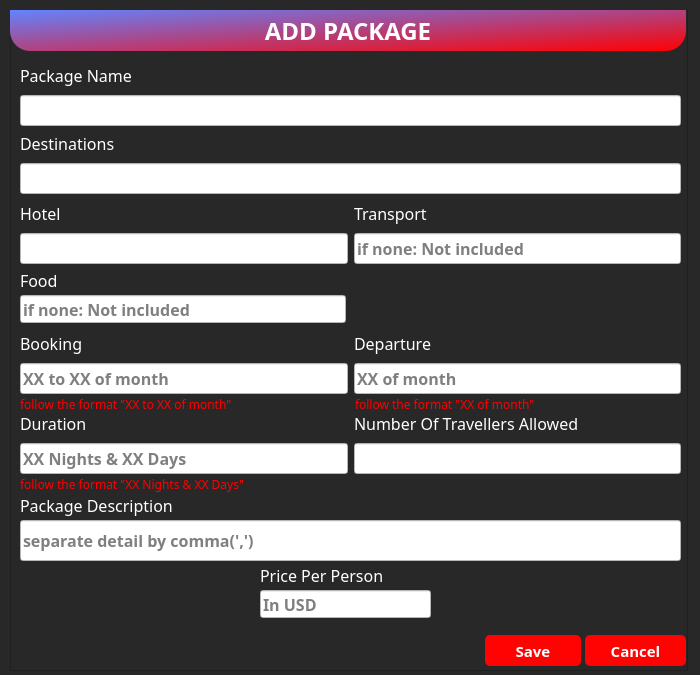
<?xml version="1.0" encoding="UTF-8"?>
<ui version="4.0">
 <class>addPackage</class>
 <widget class="QDialog" name="addPackage">
  <property name="geometry">
   <rect>
    <x>0</x>
    <y>0</y>
    <width>700</width>
    <height>675</height>
   </rect>
  </property>
  <property name="windowTitle">
   <string>Dialog</string>
  </property>
  <property name="styleSheet">
   <string notr="true">*{font-family:century gothic;
color:white;
}
QLabel{
font-size:16px;
}
#head{
border-bottom-left-radius: 20px;
border-bottom-right-radius: 20px;
background: qlineargradient(spread:pad, x0:1, y1:0, x2:1, y2:1,stop:0 #6284FF, stop:1 #FF0000);
font-size:24px;
font-weight:bold;
}
#bookingValidate, #durationValidate, #departureValidate{
font-size:12px;
color:red;
background:transparent;
}
QLineEdit{
font-size:16px;
font-weight:bold;
color:black;
background:white;
}
#addPackage,#frame{
background:#282828;
}
#packageDescriptionEdit{
color:black;
background-color:white;
}
QPushButton {
font-size:15px;
font-weight:bold;
border:none;
border-radius:5px;
background: #ff0303;
}
QPushButton:hover {
background:#49ebff;
color:black;
}</string>
  </property>
  <widget class="QFrame" name="frame">
   <property name="geometry">
    <rect>
     <x>10</x>
     <y>10</y>
     <width>678</width>
     <height>661</height>
    </rect>
   </property>
   <property name="font">
    <font>
     <family>century gothic</family>
     <pointsize>12</pointsize>
    </font>
   </property>
   <property name="frameShape">
    <enum>QFrame::StyledPanel</enum>
   </property>
   <property name="frameShadow">
    <enum>QFrame::Raised</enum>
   </property>
   <widget class="QLabel" name="head">
    <property name="geometry">
     <rect>
      <x>0</x>
      <y>0</y>
      <width>676</width>
      <height>41</height>
     </rect>
    </property>
    <property name="text">
     <string>ADD PACKAGE</string>
    </property>
    <property name="alignment">
     <set>Qt::AlignCenter</set>
    </property>
   </widget>
   <widget class="QPushButton" name="saveButton">
    <property name="geometry">
     <rect>
      <x>475</x>
      <y>625</y>
      <width>96</width>
      <height>31</height>
     </rect>
    </property>
    <property name="text">
     <string>Save</string>
    </property>
   </widget>
   <widget class="QPushButton" name="cancelButton">
    <property name="geometry">
     <rect>
      <x>575</x>
      <y>625</y>
      <width>101</width>
      <height>31</height>
     </rect>
    </property>
    <property name="text">
     <string>Cancel</string>
    </property>
   </widget>
   <widget class="QWidget" name="verticalLayoutWidget">
    <property name="geometry">
     <rect>
      <x>10</x>
      <y>52</y>
      <width>661</width>
      <height>64</height>
     </rect>
    </property>
    <layout class="QVBoxLayout" name="verticalLayout">
     <item>
      <widget class="QLabel" name="packageNameLabel">
       <property name="text">
        <string>Package Name</string>
       </property>
      </widget>
     </item>
     <item>
      <widget class="QLineEdit" name="packageNameEdit"/>
     </item>
    </layout>
   </widget>
   <widget class="QWidget" name="verticalLayoutWidget_2">
    <property name="geometry">
     <rect>
      <x>10</x>
      <y>120</y>
      <width>661</width>
      <height>64</height>
     </rect>
    </property>
    <layout class="QVBoxLayout" name="verticalLayout_2">
     <item>
      <widget class="QLabel" name="destinationLabel">
       <property name="text">
        <string>Destinations</string>
       </property>
      </widget>
     </item>
     <item>
      <widget class="QLineEdit" name="destinationEdit"/>
     </item>
    </layout>
   </widget>
   <widget class="QWidget" name="gridLayoutWidget">
    <property name="geometry">
     <rect>
      <x>10</x>
      <y>190</y>
      <width>661</width>
      <height>64</height>
     </rect>
    </property>
    <layout class="QGridLayout" name="gridLayout">
     <item row="0" column="0">
      <widget class="QLabel" name="hotelLabel">
       <property name="text">
        <string>Hotel</string>
       </property>
      </widget>
     </item>
     <item row="0" column="1">
      <widget class="QLabel" name="transportLabel">
       <property name="text">
        <string>Transport</string>
       </property>
      </widget>
     </item>
     <item row="1" column="0">
      <widget class="QLineEdit" name="hotelEdit"/>
     </item>
     <item row="1" column="1">
      <widget class="QLineEdit" name="transportEdit">
       <property name="placeholderText">
        <string>if none: Not included</string>
       </property>
      </widget>
     </item>
    </layout>
   </widget>
   <widget class="QWidget" name="gridLayoutWidget_2">
    <property name="geometry">
     <rect>
      <x>10</x>
      <y>320</y>
      <width>661</width>
      <height>64</height>
     </rect>
    </property>
    <layout class="QGridLayout" name="gridLayout_2">
     <item row="0" column="1">
      <widget class="QLabel" name="departureLabel">
       <property name="text">
        <string>Departure</string>
       </property>
      </widget>
     </item>
     <item row="0" column="0">
      <widget class="QLabel" name="bookingStartsLabel">
       <property name="text">
        <string>Booking</string>
       </property>
      </widget>
     </item>
     <item row="1" column="0">
      <widget class="QLineEdit" name="bookingStartsEdit">
       <property name="placeholderText">
        <string>XX to XX of month</string>
       </property>
      </widget>
     </item>
     <item row="1" column="1">
      <widget class="QLineEdit" name="departureEdit">
       <property name="placeholderText">
        <string>XX of month</string>
       </property>
      </widget>
     </item>
    </layout>
   </widget>
   <widget class="QWidget" name="gridLayoutWidget_3">
    <property name="geometry">
     <rect>
      <x>10</x>
      <y>400</y>
      <width>661</width>
      <height>64</height>
     </rect>
    </property>
    <layout class="QGridLayout" name="gridLayout_3">
     <item row="0" column="1">
      <widget class="QLabel" name="NumOfTravellersLabel">
       <property name="text">
        <string>Number Of Travellers Allowed</string>
       </property>
      </widget>
     </item>
     <item row="0" column="0">
      <widget class="QLabel" name="durationLabel">
       <property name="text">
        <string>Duration</string>
       </property>
      </widget>
     </item>
     <item row="1" column="0">
      <widget class="QLineEdit" name="durationEdit">
       <property name="placeholderText">
        <string>XX Nights &amp; XX Days</string>
       </property>
      </widget>
     </item>
     <item row="1" column="1">
      <widget class="QLineEdit" name="NumOfTravellersEdit"/>
     </item>
    </layout>
   </widget>
   <widget class="QLabel" name="foodlabel">
    <property name="geometry">
     <rect>
      <x>10</x>
      <y>260</y>
      <width>331</width>
      <height>21</height>
     </rect>
    </property>
    <property name="text">
     <string>Food </string>
    </property>
   </widget>
   <widget class="QLineEdit" name="foodEdit">
    <property name="geometry">
     <rect>
      <x>10</x>
      <y>285</y>
      <width>326</width>
      <height>28</height>
     </rect>
    </property>
    <property name="placeholderText">
     <string>if none: Not included</string>
    </property>
   </widget>
   <widget class="QLineEdit" name="packageDescriptionEdit">
    <property name="geometry">
     <rect>
      <x>10</x>
      <y>510</y>
      <width>661</width>
      <height>41</height>
     </rect>
    </property>
    <property name="placeholderText">
     <string>separate detail by comma(',')</string>
    </property>
   </widget>
   <widget class="QLabel" name="packageDescriptionLabel">
    <property name="geometry">
     <rect>
      <x>10</x>
      <y>485</y>
      <width>331</width>
      <height>21</height>
     </rect>
    </property>
    <property name="text">
     <string>Package Description</string>
    </property>
   </widget>
   <widget class="QLineEdit" name="pricePerPersonEdit">
    <property name="geometry">
     <rect>
      <x>250</x>
      <y>580</y>
      <width>171</width>
      <height>28</height>
     </rect>
    </property>
    <property name="placeholderText">
     <string>In USD</string>
    </property>
   </widget>
   <widget class="QLabel" name="pricePerPersonLabel">
    <property name="geometry">
     <rect>
      <x>250</x>
      <y>555</y>
      <width>171</width>
      <height>21</height>
     </rect>
    </property>
    <property name="text">
     <string>Price Per Person</string>
    </property>
   </widget>
   <widget class="QLabel" name="bookingValidate">
    <property name="geometry">
     <rect>
      <x>10</x>
      <y>386</y>
      <width>321</width>
      <height>16</height>
     </rect>
    </property>
    <property name="text">
     <string>follow the format &quot;XX to XX of month&quot;</string>
    </property>
   </widget>
   <widget class="QLabel" name="departureValidate">
    <property name="geometry">
     <rect>
      <x>345</x>
      <y>386</y>
      <width>321</width>
      <height>16</height>
     </rect>
    </property>
    <property name="text">
     <string>follow the format &quot;XX of month&quot;</string>
    </property>
   </widget>
   <widget class="QLabel" name="durationValidate">
    <property name="geometry">
     <rect>
      <x>10</x>
      <y>466</y>
      <width>331</width>
      <height>16</height>
     </rect>
    </property>
    <property name="text">
     <string>follow the format &quot;XX Nights &amp; XX Days&quot;</string>
    </property>
   </widget>
  </widget>
 </widget>
 <resources/>
 <connections/>
</ui>
